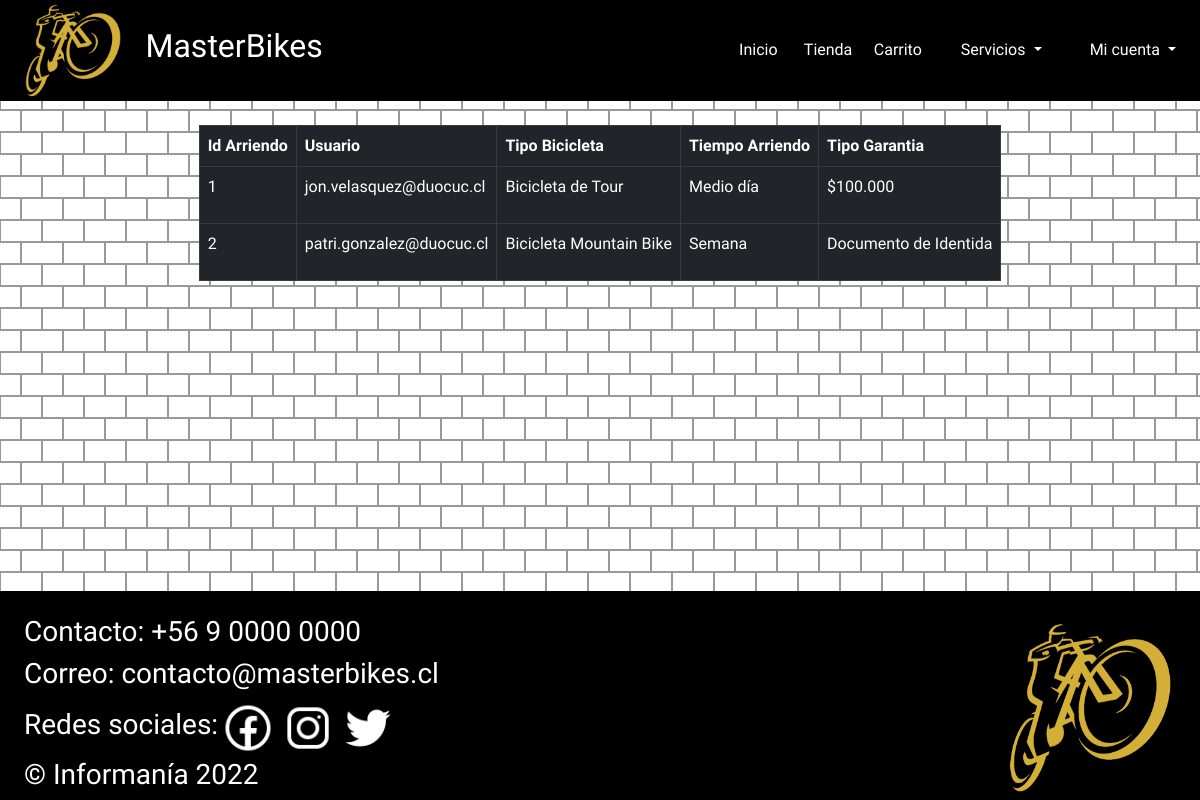
Page /crud_arriendo on the earlier database version.
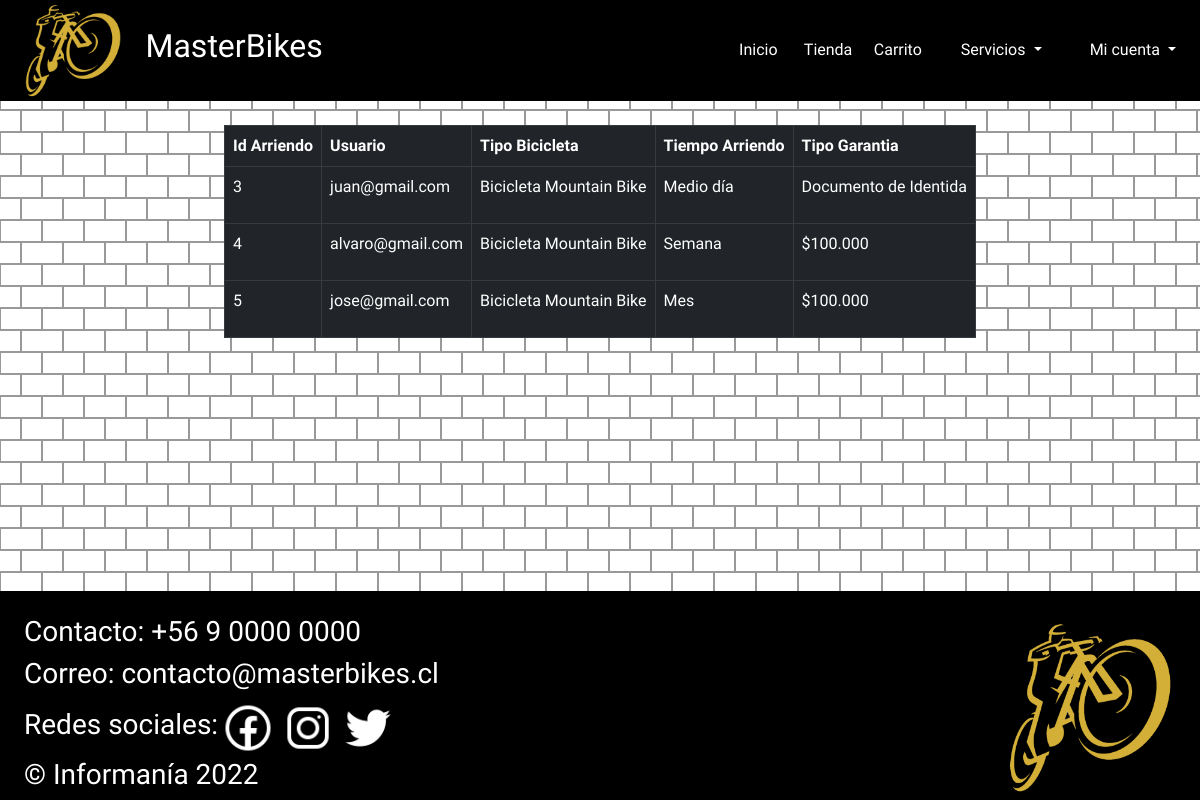
Same page on the later database version.
### app/models.py (models this page shows)
class Reserva_arriendo(models.Model):
    id_arriendo = models.AutoField(primary_key=True)
    tipo_bici = models.CharField(max_length=30)
    tiempo_arriendo = models.CharField(max_length=30)
    tipo_garantia = models.CharField(max_length=30)
    usuario = models.EmailField(null=False)

### app/views.py (the view)
# urls.py: path('crud_arriendo', arriendos, name='crud_arriendo'),
def arriendos(request):
    arriendo = Reserva_arriendo.objects.all()
    return render(request, 'app/crud_arriendo.html',{"arriendo":arriendo})

### app/templates/app/crud_arriendo.html (shortened to what this page needs)
{% extends "app/layout.html" %}
{% block content %}
    <div id="arriendo">
        <div class="container mt-4">
            <table class="table table-bordered table-dark">
                <thead>
                    <tr>
                        <th scope="col">Id Arriendo</th>
                        <th scope="col">Usuario</th>
                        <th scope="col">Tipo Bicicleta</th>
                        <th scope="col">Tiempo Arriendo</th>
                        <th scope="col">Tipo Garantia</th>
                    </tr>
                    {% for r_a in arriendo %}
                    <tr>
                        <td>
                            <p>{{r_a.id_arriendo}}</p>
                        </td>
                        <td><p>{{r_a.usuario}}</p>
                        </td>
                        <td>
                            <p>{{r_a.tipo_bici}}</p>
                        </td>
                        <td>
                            <p>{{r_a.tiempo_arriendo}}</p>
                        </td>
                        <td>
                            <p>{{r_a.tipo_garantia}}</p>
                        </td>
                    </tr>
                    {% endfor %}
                </thead>
            </table>
        </div>
    </div>
{% endblock %}

Differences in the rows shown:
removed Reserva_arriendo: id_arriendo "1", usuario "jon.velasquez@duocuc.cl", tipo_bici "Bicicleta de Tour", tiempo_arriendo "Medio día", tipo_garantia "$100.000"
removed Reserva_arriendo: id_arriendo "2", usuario "patri.gonzalez@duocuc.cl", tipo_bici "Bicicleta Mountain Bike", tiempo_arriendo "Semana", tipo_garantia "Documento de Identida"
added Reserva_arriendo: id_arriendo "3", usuario "juan@gmail.com", tipo_bici "Bicicleta Mountain Bike", tiempo_arriendo "Medio día", tipo_garantia "Documento de Identida"
added Reserva_arriendo: id_arriendo "4", usuario "alvaro@gmail.com", tipo_bici "Bicicleta Mountain Bike", tiempo_arriendo "Semana", tipo_garantia "$100.000"
added Reserva_arriendo: id_arriendo "5", usuario "jose@gmail.com", tipo_bici "Bicicleta Mountain Bike", tiempo_arriendo "Mes", tipo_garantia "$100.000"
